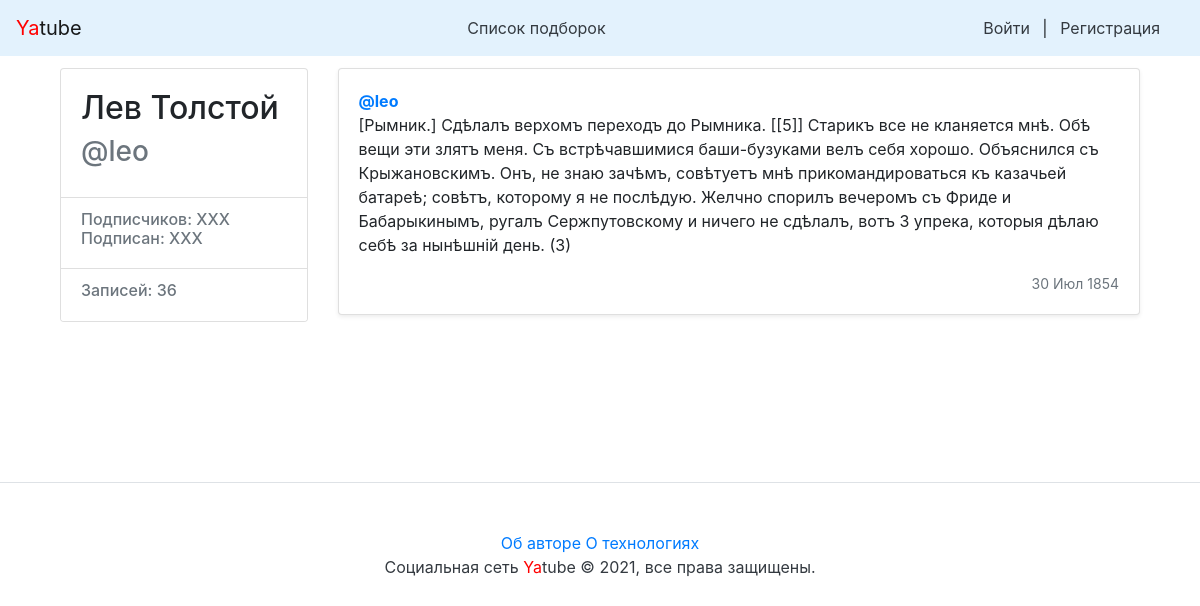
The page /leo/36/ on the database its author committed.
### posts/models.py (models this page shows, shortened)
class Post(models.Model):
    text = models.TextField(
        verbose_name='Текст записи'
    )
    pub_date = models.DateTimeField(
        verbose_name='Дата публикации',
        auto_now_add=True
    )
    author = models.ForeignKey(
        User, on_delete=models.CASCADE,
        related_name='posts', verbose_name='Автор'
    )
    group = models.ForeignKey(
        Group, on_delete=models.SET_NULL, blank=True, null=True,
        related_name='posts', verbose_name='Подборка записей'
    )
    class Meta:
        ordering = ('-pub_date',)
        verbose_name = 'Запись'
        verbose_name_plural = 'Записи'

### posts/views.py (the view)
# urls.py: path('<str:username>/<int:post_id>/', views.post_view, name='post'),
def post_view(request, username, post_id):
    post = get_object_or_404(Post, author__username=username, id=post_id)
    return render(request, 'posts/post.html',
                  {'post': post, 'author': post.author})

### yatube/context_processors.py (called while the page is built)
def current_year(request):
    return {
        'year': dt.date.today().year,
    }

### posts/templates/posts/post.html (shortened to what this page needs)
{% extends "base.html" %}
{% block content %}
  {% load user_filters %}
  <div class="row">
    <div class="col-md-3 mb-3 mt-1">
      <div class="card">
        <div class="card-body">
          <div class="h2">
            {{ author.get_full_name }}
          </div>
          <div class="h3 text-muted">
            @{{ author.username }}
          </div>
        </div>
        <ul class="list-group list-group-flush">
          <li class="list-group-item">
            <div class="h6 text-muted">
              Подписчиков: XXX <br />
              Подписан: XXX
            </div>
          </li>
          <li class="list-group-item">
            <div class="h6 text-muted">
              Записей: {{ author.posts.count }}
            </div>
          </li>
        </ul>
      </div>
    </div>
    <div class="col-md-9">
      <div class="card mb-3 mt-1 shadow-sm">
        <div class="card-body">
          <p class="card-text">
            <a href="{% url 'profile' username=post.author.username %}">
              <strong class="d-block text-gray-dark">@{{ author.username }}</strong>
            </a>
            {{ post.text|linebreaksbr }}
          </p>
          <div class="d-flex justify-content-between align-items-center">
            <small class="text-muted">{{ post.pub_date|date:"d M Y" }}</small>
          </div>
        </div>
      </div>
    </div>
  </div>
{% endblock %}

### rows shown on the page
Post: text "[Рымник.] Сдѣлалъ верхомъ переходъ до Рымника. [[5]] Старикъ все не кланяется мнѣ. Обѣ вещи эти злятъ меня. Съ встрѣчавшимися баши-бузуками велъ себя хорошо. Объяснился съ Крыжановскимъ. Онъ, не знаю зачѣмъ, совѣтуетъ мнѣ прикомандироваться къ казачьей батареѣ; совѣтъ, которому я не послѣдую. Желчно спорилъ вечеромъ съ Фриде и Бабарыкинымъ, ругалъ Сержпутовскому и ничего не сдѣлалъ, вотъ 3 упрека, которыя дѣлаю себѣ за нынѣшній день. (3)", pub_date "30 Июл 1854"

### other values the page prints
{{ author.get_full_name }} "Лев Толстой"
{{ author.username }} "leo"
{{ author.posts.count }} "36"
